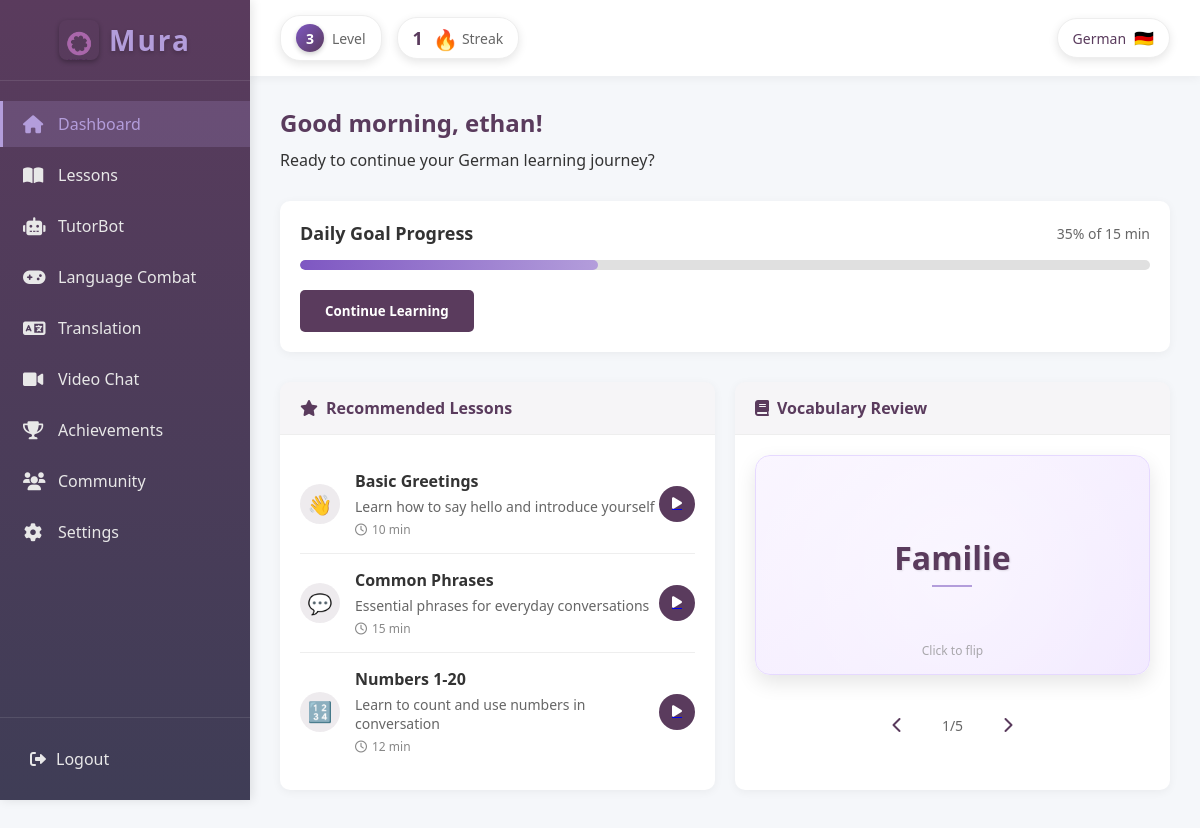
/Dashboard/dashboard.php (signed in), run on the app's committed database.
### tables this page shows
CREATE TABLE `users` (
  `user_ID` int(11) NOT NULL,
  `username` varchar(50) NOT NULL,
  `profile_picture` varchar(255) DEFAULT NULL,
  `email` varchar(40) NOT NULL,
  `password` varchar(100) NOT NULL,
  `onboarding_complete` tinyint(1) DEFAULT 0
);

CREATE TABLE `user_onboarding` (
  `onboarding_id` int(11) NOT NULL,
  `user_ID` int(11) NOT NULL,
  `selected_language` varchar(50) DEFAULT NULL,
  `reason` varchar(255) DEFAULT NULL,
  `daily_goal` varchar(255) DEFAULT NULL,
  `proficiency_level` varchar(20) DEFAULT NULL,
  `is_complete` tinyint(1) DEFAULT 0,
  `created_at` timestamp NOT NULL DEFAULT current_timestamp(),
  `updated_at` timestamp NOT NULL DEFAULT current_timestamp() ON UPDATE current_timestamp()
);

CREATE TABLE `learner` (
  `learner_ID` int(11) NOT NULL,
  `user_ID` int(11) NOT NULL,
  `first_name` varchar(50) NOT NULL,
  `last_name` varchar(50) NOT NULL,
  `date_of_birth` date NOT NULL,
  `phone_number` int(10) NOT NULL,
  `gender` enum('male','female') NOT NULL,
  `address` varchar(100) NOT NULL,
  `date_of_registrations` timestamp NOT NULL DEFAULT current_timestamp()
);

### Dashboard/dashboard.php (the view, shortened to what this page needs)
<?php
require_once '../Configurations/db.php';
$user_id = $_SESSION['user_id'];
$stmt = $conn->prepare("
    SELECT u.username, u.onboarding_complete, uo.selected_language, uo.daily_goal, uo.proficiency_level,
           l.first_name, l.last_name, COALESCE(us.level, 1) as user_level, COALESCE(ustreak.current_streak, 0) as current_streak
    FROM users u
    LEFT JOIN user_onboarding uo ON u.user_ID = uo.user_ID
    LEFT JOIN learner l ON u.user_ID = l.user_ID
    LEFT JOIN user_stats us ON u.user_ID = us.user_id
    LEFT JOIN user_streaks ustreak ON u.user_ID = ustreak.user_id
    WHERE u.user_ID = ?
");
$stmt->bind_param("i", $user_id);
$stmt->execute();
$result = $stmt->get_result();
$user = $result->fetch_assoc();
$first_name = $user['first_name'] ?? 'mehdi';
$selected_language = $user['selected_language'] ?? 'Spanish';
$daily_goal = $user['daily_goal'] ?? '3 min';
$daily_progress = 35;
$user_level = $user['user_level'] ?? 1;
$current_streak = $user['current_streak'] ?? 0;
function getLanguageFlag($language) {
    $flags = [
        'Spanish' => '🇪🇸',
        'French' => '🇫🇷',
        'English' => '🇬🇧',
        'German' => '🇩🇪',
        'Italian' => '🇮🇹',
        'Portuguese' => '🇵🇹',
        'Russian' => '🇷🇺',
        'Japanese' => '🇯🇵',
        'Chinese' => '🇨🇳',
        'Korean' => '🇰🇷',
        'Arabic' => '🇸🇦',
    ];
    return $flags[$language] ?? '🌐';
}
$hour = date('H');
if ($hour < 12) {
    $greeting = "Good morning";
} elseif ($hour < 18) {
    $greeting = "Good afternoon";
} else {
    $greeting = "Good evening";
}
$recommendedLessons = [
    [
        'title' => 'Basic Greetings',
        'description' => 'Learn how to say hello and introduce yourself',
        'duration' => '10 min',
        'icon' => '👋'
    ],
    [
        'title' => 'Common Phrases',
        'description' => 'Essential phrases for everyday conversations',
        'duration' => '15 min',
        'icon' => '💬'
    ],
    [
        'title' => 'Numbers 1-20',
        'description' => 'Learn to count and use numbers in conversation',
        'duration' => '12 min',
        'icon' => '🔢'
    ]
];
function getRandomVocabularyWords($language, $count = 5) {
    $wordsForLanguage = $allWords[$language] ?? $allWords['Spanish'];
    shuffle($wordsForLanguage);
    return array_slice($wordsForLanguage, 0, $count);
}
$vocabularyWords = getRandomVocabularyWords($selected_language);
?>
<!DOCTYPE html>
<html lang="en">
<head>
    <link rel="stylesheet" href="../css/dashboard.css">
    <link rel="stylesheet" href="https://cdnjs.cloudflare.com/ajax/libs/font-awesome/6.0.0-beta3/css/all.min.css">
</head>
<body>
    <div class="app-container">
        <div class="sidebar">
            <div class="logo">
                <div class="logo-container">
                    <div class="mura-logo">
                        <img src="../image/mura.png" alt="Mura Logo">
                    </div>
                    <h1>Mura</h1>
                </div>
            </div>
            <nav class="sidebar-nav">
                <ul>
                    <li class="nav-item active">
                        <a href="dashboard.php">
                            <i class="fas fa-home"></i>
                            Dashboard
                        </a>
                    </li>
                    <li class="nav-item">
                        <a href="../Lessons/lessons.php">
                            <i class="fas fa-book-open"></i>
                            Lessons
                        </a>
                    </li>
                    <li class="nav-item">
                        <a href="../chatai/chatai.php">
                            <i class="fas fa-robot"></i>
                            TutorBot
                        </a>
                    </li>
                    <li class="nav-item">
                        <a href="../Game/index.php">
                            <i class="fas fa-gamepad"></i>
                            Language Combat
                        </a>
                    </li>
                    <li class="nav-item">
                        <a href="translation.php">
                            <i class="fas fa-language"></i>
                            Translation
                        </a>
                    </li>
                    <li class="nav-item">
                        <a href="../ChatRoom/videochat.php">
                            <i class="fas fa-video"></i>
                            Video Chat
                        </a>
                    </li>
                    <li class="nav-item">
                        <a href="../Achievements/achievements.php">
                            <i class="fas fa-trophy"></i>
                            Achievements
                        </a>
                    </li>
                    <li class="nav-item">
                        <a href="../community/community.php">
                            <i class="fas fa-users"></i>
                            Community
                        </a>
                    </li>
                    <li class="nav-item">
                        <a href="../Settings/settings.php">
                            <i class="fas fa-cog"></i>
                            Settings
                        </a>
                    </li>
                </ul>
            </nav>
            <div class="sidebar-footer">
                <a href="logout.php" class="logout-btn">
                    <i class="fas fa-sign-out-alt"></i>
                    Logout
                </a>
            </div>
        </div>
        <div class="main-content">
            <div class="top-bar">
                <div class="left-stats">
                    <div class="level-indicator">
                        <div class="level-badge">
                            <span class="level-number"><?php echo $user_level; ?></span>
                        </div>
                        <span class="level-label">Level</span>
                    </div>
                    <div class="streak-counter">
                        <span class="streak-number"><?php echo $current_streak; ?></span>
                        <div class="streak-icon">
                            <span class="fire-emoji">🔥</span>
                        </div>
                        <span class="streak-label">Streak</span>
                    </div>
                </div>
                <div class="language-indicator">
                    <span class="language-name"><?php echo htmlspecialchars($selected_language); ?></span>
                    <div class="language-flag">
                        <span><?php echo getLanguageFlag($selected_language); ?></span>
                    </div>
                </div>
            </div>
            <div class="content">
                <div class="welcome-section">
                    <h2><?php echo $greeting; ?>, <?php echo htmlspecialchars($first_name); ?>!</h2>
                    <p>Ready to continue your <?php echo htmlspecialchars($selected_language); ?> learning journey?</p>
                </div>
                <div class="daily-goal-section">
                    <div class="daily-goal-header">
                        <h3>Daily Goal Progress</h3>
                        <span class="daily-goal-info"><?php echo htmlspecialchars($daily_progress); ?>% of <?php echo htmlspecialchars($daily_goal); ?></span>
                    </div>
                    <div class="progress-bar">
                        <div class="progress" style="width: <?php echo $daily_progress; ?>%"></div>
                    </div>
                    <button class="continue-btn pulse-animation">Continue Learning</button>
                </div>
                <div class="dashboard-grid">
                    <div class="dashboard-card recommended-lessons">
                        <div class="card-header">
                            <h3><i class="fas fa-star"></i> Recommended Lessons</h3>
                        </div>
                        <div class="card-content">
                            <ul class="lesson-list">
                                <?php foreach ($recommendedLessons as $lesson): ?>
                                <li class="lesson-item">
                                    <div class="lesson-icon"><?php echo $lesson['icon']; ?></div>
                                    <div class="lesson-details">
                                        <h4><?php echo htmlspecialchars($lesson['title']); ?></h4>
                                        <p><?php echo htmlspecialchars($lesson['description']); ?></p>
                                        <span class="lesson-duration"><i class="far fa-clock"></i> <?php echo htmlspecialchars($lesson['duration']); ?></span>
                                    </div>
                                    <a href="#" class="lesson-link">
                                        <button class="lesson-start-btn"><i class="fas fa-play"></i></button>
                                    </a>
                                </li>
                                <?php endforeach; ?>
                            </ul>
                        </div>
                    </div>
                    <div class="dashboard-card vocabulary-review">
        <div class="card-header">
            <h3><i class="fas fa-book"></i> Vocabulary Review</h3>
        </div>
        <div class="card-content">
            <div class="vocabulary-container">
                <div class="flip-card" id="vocabulary-card">
                    <div class="flip-card-inner">
                        <div class="flip-card-front">
                            <span class="vocabulary-word"><?php echo htmlspecialchars($vocabularyWords[0]['word']); ?></span>
                            <p class="vocabulary-hint">Click to flip</p>
                        </div>
                        <div class="flip-card-back">
                            <span class="vocabulary-translation"><?php echo htmlspecialchars($vocabularyWords[0]['translation']); ?></span>
                        </div>
                    </div>
                </div>
                <div class="vocabulary-navigation">
                    <button id="prev-word" class="vocabulary-nav-btn"><i class="fas fa-chevron-left"></i></button>
                    <span id="vocabulary-counter">1/<?php echo count($vocabularyWords); ?></span>
                    <button id="next-word" class="vocabulary-nav-btn"><i class="fas fa-chevron-right"></i></button>
                </div>
            </div>
        </div>
    </div>
                </div>
            </div>
        </div>
    </div>
</body>
</html>

### data on the page
users: user_onboarding.selected_language "German", user_onboarding.selected_language "🇩🇪", learner.first_name "ethan", user_onboarding.daily_goal "15 min", user_onboarding.selected_language "Familie", user_onboarding.selected_language "Family", user_onboarding.selected_language "5"

### other printed values
$user_level "3"
$current_streak "1"
$greeting "Good morning"
$daily_progress "35"
$lesson['icon'] "👋"
$lesson['title'] "Basic Greetings"
$lesson['description'] "Learn how to say hello and introduce yourself"
$lesson['duration'] "10 min"
$lesson['icon'] "💬"
$lesson['title'] "Common Phrases"
$lesson['description'] "Essential phrases for everyday conversations"
$lesson['duration'] "15 min"
$lesson['icon'] "🔢"
$lesson['title'] "Numbers 1-20"
$lesson['description'] "Learn to count and use numbers in conversation"
